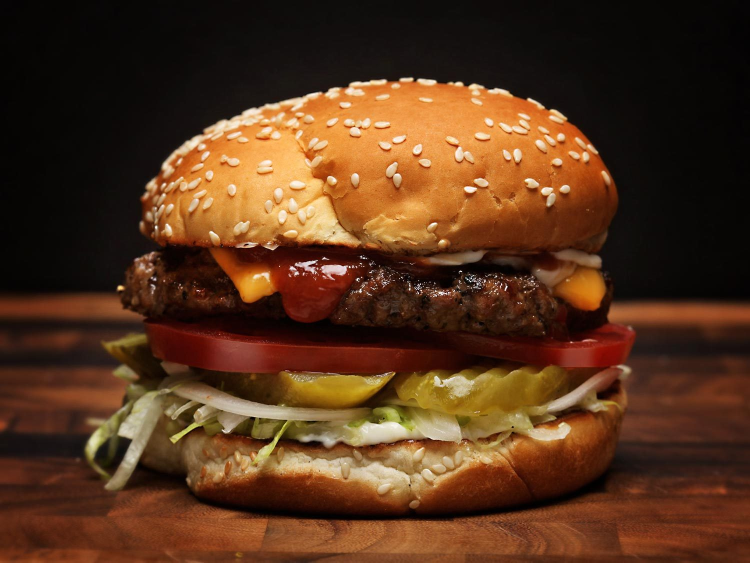
#> input picture Coys/burger.jpg, 1500 x 1125 px (shown at 1/2 size)
$ python Chap3.py
#> lines starting #> are read from the running program, lines starting #| are printed output that depends on the picture
import cv2
# Crop and resize Images
img = cv2.imread("Coys/burger.jpg")
#> img is the input picture: shape (1125, 1500, 3); mean B, G, R 28.3, 52.3, 86.5
#cv2.imshow("Image", img)
print(img.shape)
#| (1125, 1500, 3)
imgResize = cv2.resize(img,(500,300)) # Width, Height in cv2 functions
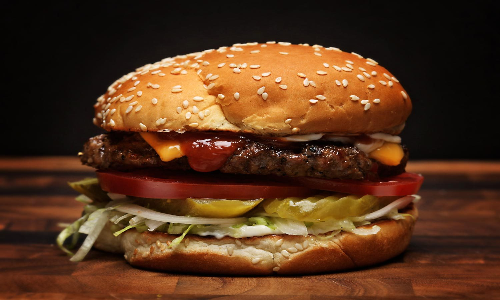
#> imgResize: shape (300, 500, 3); mean B, G, R 28.3, 52.3, 86.5
print(imgResize.shape)
#| (300, 500, 3)
imgCropped = imgResize[0:200,300:500] # Height, Width in normal functions
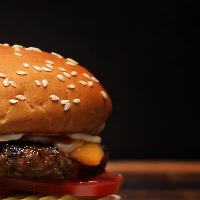
#> imgCropped: shape (200, 200, 3); mean B, G, R 18.4, 35.2, 63
cv2.imshow("Image Resize", imgResize)
cv2.imshow("Image Cropped", imgCropped)
cv2.waitKey(0)

$ run again, with Coys/cuy.jpg copied over Coys/burger.jpg
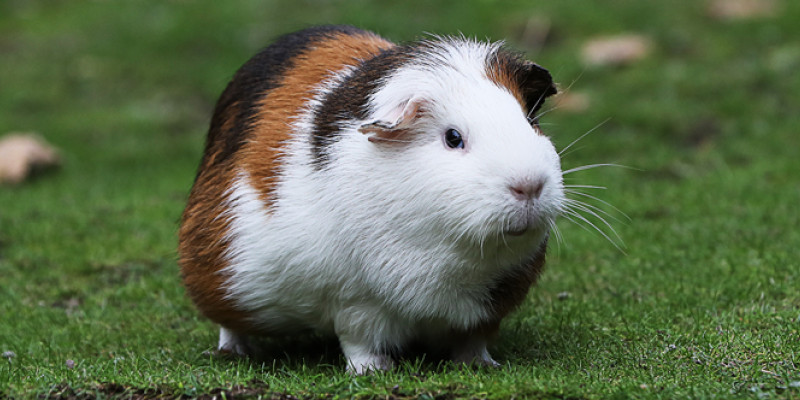
#> input picture Coys/cuy.jpg, 800 x 400 px
#> img is the input picture: shape (400, 800, 3); mean B, G, R 76.4, 107.1, 93
#| (400, 800, 3)
#> `imgResize = cv2.resize(img,(500,300))`:
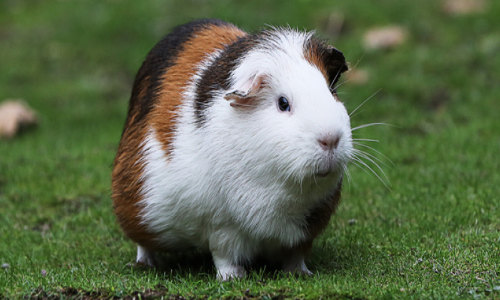
#> imgResize: shape (300, 500, 3); mean B, G, R 76.3, 107, 92.9
#| (300, 500, 3)
#> `imgCropped = imgResize[0:200,300:500]`:
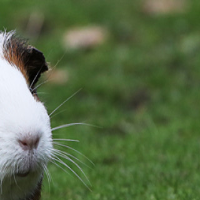
#> imgCropped: shape (200, 200, 3); mean B, G, R 70.5, 107.3, 88.6
